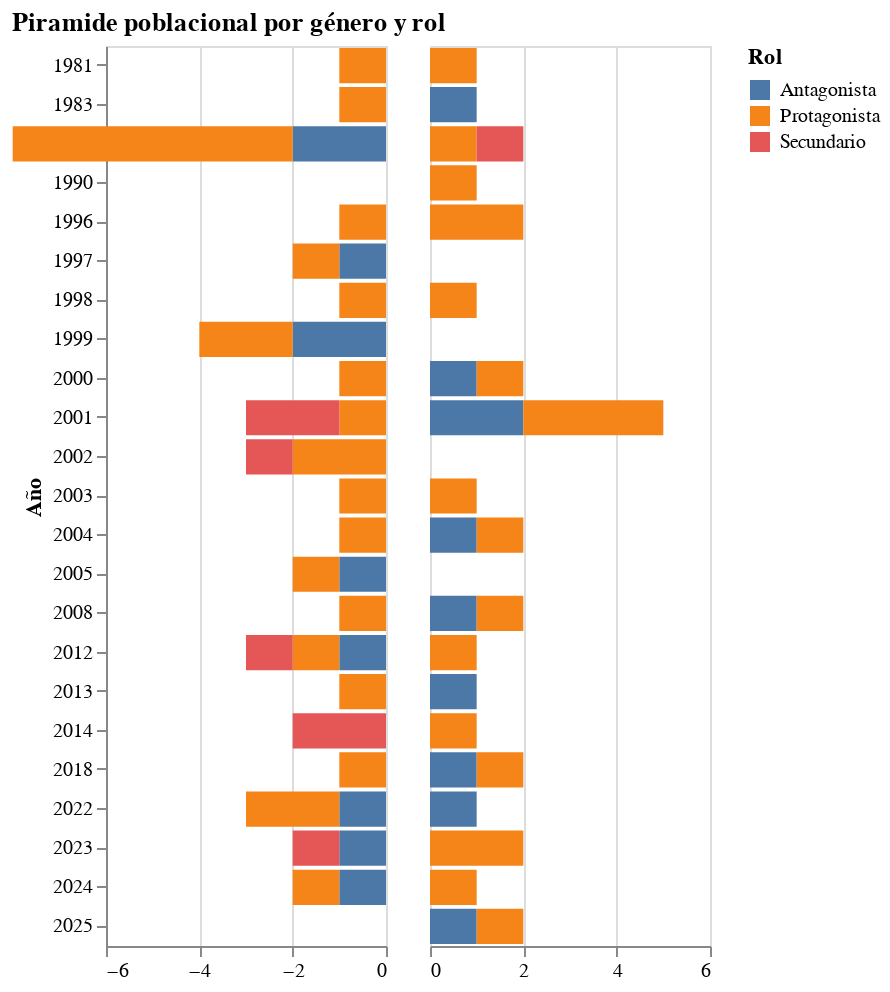

Notebook code for this chart:
### Code cell
import pandas as pd
import altair as alt

# Cargar datos
df = pd.read_excel('/content/database_limpia_intento2.xlsx')

# Tipos
df['genero'] = df['genero'].astype('category')
df['roles'] = df['roles'].astype('category')
df['año'] = df['año'].astype(int)

# Agrupar
df_count = df.groupby(['año', 'genero', 'roles'], observed=False).size().reset_index(name='cantidad')

# Firmar negativo para mujeres
df_count['cantidad_signed'] = df_count.apply(
    lambda r: -r['cantidad'] if r['genero'] == 'Femenino' else r['cantidad'],
    axis=1
)

# --------------------------
# BLOQUE FEMENINO (negativo)
# --------------------------
female = alt.Chart(df_count[df_count['genero'] == 'Femenino']).mark_bar().encode(
    y=alt.Y('año:O', title='Año', axis=alt.Axis(title='Año')),
    x=alt.X('cantidad_signed:Q',
            title='',
            scale=alt.Scale(domain=[df_count['cantidad_signed'].min(), 0])),
    color=alt.Color('roles:N', title='Rol')
).properties(
    width=280 / 2, # Apply width to individual charts
    height=450
)

# --------------------------
# BLOQUE MASCULINO (positivo)
# --------------------------
male = alt.Chart(df_count[df_count['genero'] == 'Masculino']).mark_bar().encode(
    y=alt.Y('año:O', title='', axis=None),   # ❗ SIN eje aquí
    x=alt.X('cantidad:Q',
            title='',
            scale=alt.Scale(domain=[0, df_count['cantidad'].max()])),
    color=alt.Color('roles:N', title='Rol')
).properties(
    width=280 / 2, # Apply width to individual charts
    height=450
)

# --------------------------
# COMBINACIÓN CON EJE CENTRAL
# --------------------------
piramide = female | male

piramide.properties(
    title='Piramide poblacional por género y rol'
)

### Figure 1 — Vega-Lite specification as saved in the notebook (floating-point values rounded to 4 significant figures)
{"config": {"view": {"continuousWidth": 300, "continuousHeight": 300}}, "hconcat": [{"data": {"name": "data-1916a527cd90d86765a3b57f9067737f"}, "mark": {"type": "bar"}, "encoding": {"color": {"field": "roles", "title": "Rol", "type": "nominal"}, "x": {"field": "cantidad_signed", "scale": {"domain": [-6, 0]}, "title": "", "type": "quantitative"}, "y": {"axis": {"title": "Año"}, "field": "año", "title": "Año", "type": "ordinal"}}, "height": 450, "width": 140.0}, {"data": {"name": "data-b3c8d47d514b05c4bacaef7bd91aaafb"}, "mark": {"type": "bar"}, "encoding": {"color": {"field": "roles", "title": "Rol", "type": "nominal"}, "x": {"field": "cantidad", "scale": {"domain": [0, 6]}, "title": "", "type": "quantitative"}, "y": {"axis": null, "field": "año", "title": "", "type": "ordinal"}}, "height": 450, "width": 140.0}], "title": "Piramide poblacional por género y rol", "$schema": "https://vega.github.io/schema/vega-lite/v5.20.1.json", "datasets": {"data-1916a527cd90d86765a3b57f9067737f": [{"año": 1981, "genero": "Femenino", "roles": "Antagonista", "cantidad": 0, "cantidad_signed": 0}, {"año": 1981, "genero": "Femenino", "roles": "Protagonista", "cantidad": 1, "cantidad_signed": -1}, {"año": 1981, "genero": "Femenino", "roles": "Secundario", "cantidad": 0, "cantidad_signed": 0}, {"año": 1983, "genero": "Femenino", "roles": "Antagonista", "cantidad": 0, "cantidad_signed": 0}, {"año": 1983, "genero": "Femenino", "roles": "Protagonista", "cantidad": 1, "cantidad_signed": -1}, {"año": 1983, "genero": "Femenino", "roles": "Secundario", "cantidad": 0, "cantidad_signed": 0}, {"año": 1984, "genero": "Femenino", "roles": "Antagonista", "cantidad": 2, "cantidad_signed": -2}, {"año": 1984, "genero": "Femenino", "roles": "Protagonista", "cantidad": 6, "cantidad_signed": -6}, {"año": 1984, "genero": "Femenino", "roles": "Secundario", "cantidad": 0, "cantidad_signed": 0}, {"año": 1990, "genero": "Femenino", "roles": "Antagonista", "cantidad": 0, "cantidad_signed": 0}, {"año": 1990, "genero": "Femenino", "roles": "Protagonista", "cantidad": 0, "cantidad_signed": 0}, {"año": 1990, "genero": "Femenino", "roles": "Secundario", "cantidad": 0, "cantidad_signed": 0}, {"año": 1996, "genero": "Femenino", "roles": "Antagonista", "cantidad": 0, "cantidad_signed": 0}, {"año": 1996, "genero": "Femenino", "roles": "Protagonista", "cantidad": 1, "cantidad_signed": -1}, {"año": 1996, "genero": "Femenino", "roles": "Secundario", "cantidad": 0, "cantidad_signed": 0}, {"año": 1997, "genero": "Femenino", "roles": "Antagonista", "cantidad": 1, "cantidad_signed": -1}, {"año": 1997, "genero": "Femenino", "roles": "Protagonista", "cantidad": 1, "cantidad_signed": -1}, {"año": 1997, "genero": "Femenino", "roles": "Secundario", "cantidad": 0, "cantidad_signed": 0}, {"año": 1998, "genero": "Femenino", "roles": "Antagonista", "cantidad": 0, "cantidad_signed": 0}, {"año": 1998, "genero": "Femenino", "roles": "Protagonista", "cantidad": 1, "cantidad_signed": -1}, {"año": 1998, "genero": "Femenino", "roles": "Secundario", "cantidad": 0, "cantidad_signed": 0}, {"año": 1999, "genero": "Femenino", "roles": "Antagonista", "cantidad": 2, "cantidad_signed": -2}, {"año": 1999, "genero": "Femenino", "roles": "Protagonista", "cantidad": 2, "cantidad_signed": -2}, {"año": 1999, "genero": "Femenino", "roles": "Secundario", "cantidad": 0, "cantidad_signed": 0}, {"año": 2000, "genero": "Femenino", "roles": "Antagonista", "cantidad": 0, "cantidad_signed": 0}, {"año": 2000, "genero": "Femenino", "roles": "Protagonista", "cantidad": 1, "cantidad_signed": -1}, {"año": 2000, "genero": "Femenino", "roles": "Secundario", "cantidad": 0, "cantidad_signed": 0}, {"año": 2001, "genero": "Femenino", "roles": "Antagonista", "cantidad": 0, "cantidad_signed": 0}, {"año": 2001, "genero": "Femenino", "roles": "Protagonista", "cantidad": 1, "cantidad_signed": -1}, {"año": 2001, "genero": "Femenino", "roles": "Secundario", "cantidad": 2, "cantidad_signed": -2}, {"año": 2002, "genero": "Femenino", "roles": "Antagonista", "cantidad": 0, "cantidad_signed": 0}, {"año": 2002, "genero": "Femenino", "roles": "Protagonista", "cantidad": 2, "cantidad_signed": -2}, {"año": 2002, "genero": "Femenino", "roles": "Secundario", "cantidad": 1, "cantidad_signed": -1}, {"año": 2003, "genero": "Femenino", "roles": "Antagonista", "cantidad": 0, "cantidad_signed": 0}, {"año": 2003, "genero": "Femenino", "roles": "Protagonista", "cantidad": 1, "cantidad_signed": -1}, {"año": 2003, "genero": "Femenino", "roles": "Secundario", "cantidad": 0, "cantidad_signed": 0}, {"año": 2004, "genero": "Femenino", "roles": "Antagonista", "cantidad": 0, "cantidad_signed": 0}, {"año": 2004, "genero": "Femenino", "roles": "Protagonista", "cantidad": 1, "cantidad_signed": -1}, {"año": 2004, "genero": "Femenino", "roles": "Secundario", "cantidad": 0, "cantidad_signed": 0}, {"año": 2005, "genero": "Femenino", "roles": "Antagonista", "cantidad": 1, "cantidad_signed": -1}, {"año": 2005, "genero": "Femenino", "roles": "Protagonista", "cantidad": 1, "cantidad_signed": -1}, {"año": 2005, "genero": "Femenino", "roles": "Secundario", "cantidad": 0, "cantidad_signed": 0}, {"año": 2008, "genero": "Femenino", "roles": "Antagonista", "cantidad": 0, "cantidad_signed": 0}, {"año": 2008, "genero": "Femenino", "roles": "Protagonista", "cantidad": 1, "cantidad_signed": -1}, {"año": 2008, "genero": "Femenino", "roles": "Secundario", "cantidad": 0, "cantidad_signed": 0}, {"año": 2012, "genero": "Femenino", "roles": "Antagonista", "cantidad": 1, "cantidad_signed": -1}, {"año": 2012, "genero": "Femenino", "roles": "Protagonista", "cantidad": 1, "cantidad_signed": -1}, {"año": 2012, "genero": "Femenino", "roles": "Secundario", "cantidad": 1, "cantidad_signed": -1}, {"año": 2013, "genero": "Femenino", "roles": "Antagonista", "cantidad": 0, "cantidad_signed": 0}, {"año": 2013, "genero": "Femenino", "roles": "Protagonista", "cantidad": 1, "cantidad_signed": -1}, {"año": 2013, "genero": "Femenino", "roles": "Secundario", "cantidad": 0, "cantidad_signed": 0}, {"año": 2014, "genero": "Femenino", "roles": "Antagonista", "cantidad": 0, "cantidad_signed": 0}, {"año": 2014, "genero": "Femenino", "roles": "Protagonista", "cantidad": 0, "cantidad_signed": 0}, {"año": 2014, "genero": "Femenino", "roles": "Secundario", "cantidad": 2, "cantidad_signed": -2}, {"año": 2018, "genero": "Femenino", "roles": "Antagonista", "cantidad": 0, "cantidad_signed": 0}, {"año": 2018, "genero": "Femenino", "roles": "Protagonista", "cantidad": 1, "cantidad_signed": -1}, {"año": 2018, "genero": "Femenino", "roles": "Secundario", "cantidad": 0, "cantidad_signed": 0}, {"año": 2022, "genero": "Femenino", "roles": "Antagonista", "cantidad": 1, "cantidad_signed": -1}, {"año": 2022, "genero": "Femenino", "roles": "Protagonista", "cantidad": 2, "cantidad_signed": -2}, {"año": 2022, "genero": "Femenino", "roles": "Secundario", "cantidad": 0, "cantidad_signed": 0}, {"año": 2023, "genero": "Femenino", "roles": "Antagonista", "cantidad": 1, "cantidad_signed": -1}, {"año": 2023, "genero": "Femenino", "roles": "Protagonista", "cantidad": 0, "cantidad_signed": 0}, {"año": 2023, "genero": "Femenino", "roles": "Secundario", "cantidad": 1, "cantidad_signed": -1}, {"año": 2024, "genero": "Femenino", "roles": "Antagonista", "cantidad": 1, "cantidad_signed": -1}, {"año": 2024, "genero": "Femenino", "roles": "Protagonista", "cantidad": 1, "cantidad_signed": -1}, {"año": 2024, "genero": "Femenino", "roles": "Secundario", "cantidad": 0, "cantidad_signed": 0}, {"año": 2025, "genero": "Femenino", "roles": "Antagonista", "cantidad": 0, "cantidad_signed": 0}, {"año": 2025, "genero": "Femenino", "roles": "Protagonista", "cantidad": 0, "cantidad_signed": 0}, {"año": 2025, "genero": "Femenino", "roles": "Secundario", "cantidad": 0, "cantidad_signed": 0}], "data-b3c8d47d514b05c4bacaef7bd91aaafb": [{"año": 1981, "genero": "Masculino", "roles": "Antagonista", "cantidad": 0, "cantidad_signed": 0}, {"año": 1981, "genero": "Masculino", "roles": "Protagonista", "cantidad": 1, "cantidad_signed": 1}, {"año": 1981, "genero": "Masculino", "roles": "Secundario", "cantidad": 0, "cantidad_signed": 0}, {"año": 1983, "genero": "Masculino", "roles": "Antagonista", "cantidad": 1, "cantidad_signed": 1}, {"año": 1983, "genero": "Masculino", "roles": "Protagonista", "cantidad": 0, "cantidad_signed": 0}, {"año": 1983, "genero": "Masculino", "roles": "Secundario", "cantidad": 0, "cantidad_signed": 0}, {"año": 1984, "genero": "Masculino", "roles": "Antagonista", "cantidad": 0, "cantidad_signed": 0}, {"año": 1984, "genero": "Masculino", "roles": "Protagonista", "cantidad": 1, "cantidad_signed": 1}, {"año": 1984, "genero": "Masculino", "roles": "Secundario", "cantidad": 1, "cantidad_signed": 1}, {"año": 1990, "genero": "Masculino", "roles": "Antagonista", "cantidad": 0, "cantidad_signed": 0}, {"año": 1990, "genero": "Masculino", "roles": "Protagonista", "cantidad": 1, "cantidad_signed": 1}, {"año": 1990, "genero": "Masculino", "roles": "Secundario", "cantidad": 0, "cantidad_signed": 0}, {"año": 1996, "genero": "Masculino", "roles": "Antagonista", "cantidad": 0, "cantidad_signed": 0}, {"año": 1996, "genero": "Masculino", "roles": "Protagonista", "cantidad": 2, "cantidad_signed": 2}, {"año": 1996, "genero": "Masculino", "roles": "Secundario", "cantidad": 0, "cantidad_signed": 0}, {"año": 1997, "genero": "Masculino", "roles": "Antagonista", "cantidad": 0, "cantidad_signed": 0}, {"año": 1997, "genero": "Masculino", "roles": "Protagonista", "cantidad": 0, "cantidad_signed": 0}, {"año": 1997, "genero": "Masculino", "roles": "Secundario", "cantidad": 0, "cantidad_signed": 0}, {"año": 1998, "genero": "Masculino", "roles": "Antagonista", "cantidad": 0, "cantidad_signed": 0}, {"año": 1998, "genero": "Masculino", "roles": "Protagonista", "cantidad": 1, "cantidad_signed": 1}, {"año": 1998, "genero": "Masculino", "roles": "Secundario", "cantidad": 0, "cantidad_signed": 0}, {"año": 1999, "genero": "Masculino", "roles": "Antagonista", "cantidad": 0, "cantidad_signed": 0}, {"año": 1999, "genero": "Masculino", "roles": "Protagonista", "cantidad": 0, "cantidad_signed": 0}, {"año": 1999, "genero": "Masculino", "roles": "Secundario", "cantidad": 0, "cantidad_signed": 0}, {"año": 2000, "genero": "Masculino", "roles": "Antagonista", "cantidad": 1, "cantidad_signed": 1}, {"año": 2000, "genero": "Masculino", "roles": "Protagonista", "cantidad": 1, "cantidad_signed": 1}, {"año": 2000, "genero": "Masculino", "roles": "Secundario", "cantidad": 0, "cantidad_signed": 0}, {"año": 2001, "genero": "Masculino", "roles": "Antagonista", "cantidad": 2, "cantidad_signed": 2}, {"año": 2001, "genero": "Masculino", "roles": "Protagonista", "cantidad": 3, "cantidad_signed": 3}, {"año": 2001, "genero": "Masculino", "roles": "Secundario", "cantidad": 0, "cantidad_signed": 0}, {"año": 2002, "genero": "Masculino", "roles": "Antagonista", "cantidad": 0, "cantidad_signed": 0}, {"año": 2002, "genero": "Masculino", "roles": "Protagonista", "cantidad": 0, "cantidad_signed": 0}, {"año": 2002, "genero": "Masculino", "roles": "Secundario", "cantidad": 0, "cantidad_signed": 0}, {"año": 2003, "genero": "Masculino", "roles": "Antagonista", "cantidad": 0, "cantidad_signed": 0}, {"año": 2003, "genero": "Masculino", "roles": "Protagonista", "cantidad": 1, "cantidad_signed": 1}, {"año": 2003, "genero": "Masculino", "roles": "Secundario", "cantidad": 0, "cantidad_signed": 0}, {"año": 2004, "genero": "Masculino", "roles": "Antagonista", "cantidad": 1, "cantidad_signed": 1}, {"año": 2004, "genero": "Masculino", "roles": "Protagonista", "cantidad": 1, "cantidad_signed": 1}, {"año": 2004, "genero": "Masculino", "roles": "Secundario", "cantidad": 0, "cantidad_signed": 0}, {"año": 2005, "genero": "Masculino", "roles": "Antagonista", "cantidad": 0, "cantidad_signed": 0}, {"año": 2005, "genero": "Masculino", "roles": "Protagonista", "cantidad": 0, "cantidad_signed": 0}, {"año": 2005, "genero": "Masculino", "roles": "Secundario", "cantidad": 0, "cantidad_signed": 0}, {"año": 2008, "genero": "Masculino", "roles": "Antagonista", "cantidad": 1, "cantidad_signed": 1}, {"año": 2008, "genero": "Masculino", "roles": "Protagonista", "cantidad": 1, "cantidad_signed": 1}, {"año": 2008, "genero": "Masculino", "roles": "Secundario", "cantidad": 0, "cantidad_signed": 0}, {"año": 2012, "genero": "Masculino", "roles": "Antagonista", "cantidad": 0, "cantidad_signed": 0}, {"año": 2012, "genero": "Masculino", "roles": "Protagonista", "cantidad": 1, "cantidad_signed": 1}, {"año": 2012, "genero": "Masculino", "roles": "Secundario", "cantidad": 0, "cantidad_signed": 0}, {"año": 2013, "genero": "Masculino", "roles": "Antagonista", "cantidad": 1, "cantidad_signed": 1}, {"año": 2013, "genero": "Masculino", "roles": "Protagonista", "cantidad": 0, "cantidad_signed": 0}, {"año": 2013, "genero": "Masculino", "roles": "Secundario", "cantidad": 0, "cantidad_signed": 0}, {"año": 2014, "genero": "Masculino", "roles": "Antagonista", "cantidad": 0, "cantidad_signed": 0}, {"año": 2014, "genero": "Masculino", "roles": "Protagonista", "cantidad": 1, "cantidad_signed": 1}, {"año": 2014, "genero": "Masculino", "roles": "Secundario", "cantidad": 0, "cantidad_signed": 0}, {"año": 2018, "genero": "Masculino", "roles": "Antagonista", "cantidad": 1, "cantidad_signed": 1}, {"año": 2018, "genero": "Masculino", "roles": "Protagonista", "cantidad": 1, "cantidad_signed": 1}, {"año": 2018, "genero": "Masculino", "roles": "Secundario", "cantidad": 0, "cantidad_signed": 0}, {"año": 2022, "genero": "Masculino", "roles": "Antagonista", "cantidad": 1, "cantidad_signed": 1}, {"año": 2022, "genero": "Masculino", "roles": "Protagonista", "cantidad": 0, "cantidad_signed": 0}, {"año": 2022, "genero": "Masculino", "roles": "Secundario", "cantidad": 0, "cantidad_signed": 0}, {"año": 2023, "genero": "Masculino", "roles": "Antagonista", "cantidad": 0, "cantidad_signed": 0}, {"año": 2023, "genero": "Masculino", "roles": "Protagonista", "cantidad": 2, "cantidad_signed": 2}, {"año": 2023, "genero": "Masculino", "roles": "Secundario", "cantidad": 0, "cantidad_signed": 0}, {"año": 2024, "genero": "Masculino", "roles": "Antagonista", "cantidad": 0, "cantidad_signed": 0}, {"año": 2024, "genero": "Masculino", "roles": "Protagonista", "cantidad": 1, "cantidad_signed": 1}, {"año": 2024, "genero": "Masculino", "roles": "Secundario", "cantidad": 0, "cantidad_signed": 0}, {"año": 2025, "genero": "Masculino", "roles": "Antagonista", "cantidad": 1, "cantidad_signed": 1}, {"año": 2025, "genero": "Masculino", "roles": "Protagonista", "cantidad": 1, "cantidad_signed": 1}, {"año": 2025, "genero": "Masculino", "roles": "Secundario", "cantidad": 0, "cantidad_signed": 0}]}}
